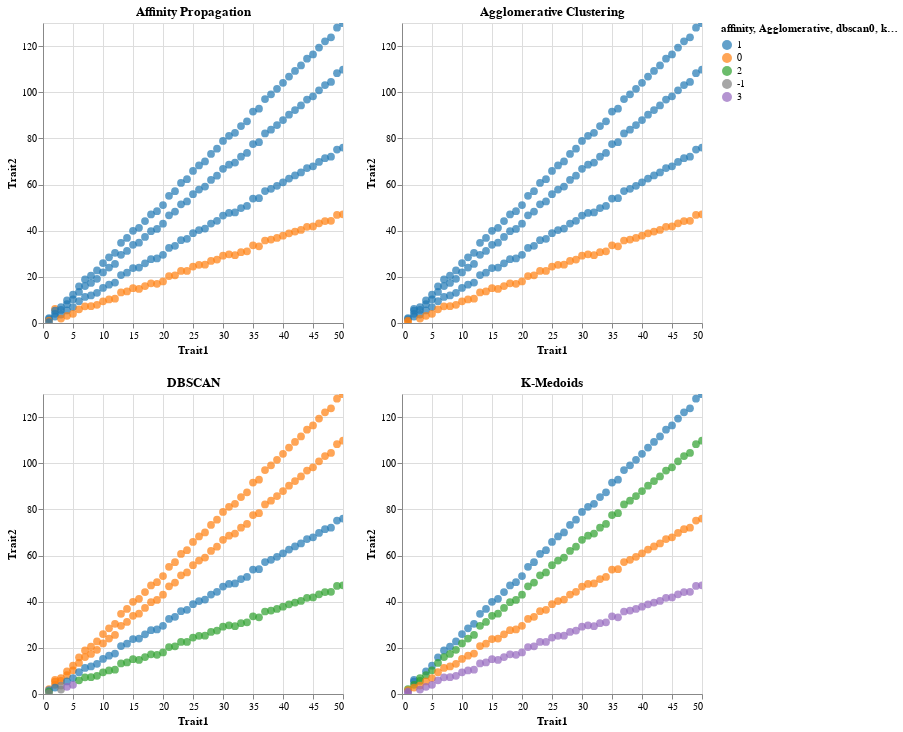

The notebook cell saved with this chart:
### Code cell
# Display charts
(affini| agglom) & (dbscan | kmedoi)

### Figure 1 — Vega-Lite specification as saved in the notebook (floating-point values rounded to 4 significant figures; data arrays with more than 128 entries replaced by an {"elided": "..."} marker saying what was removed)
{"config": {"view": {"continuousWidth": 300, "continuousHeight": 300}}, "vconcat": [{"hconcat": [{"mark": {"type": "circle", "size": 60}, "encoding": {"color": {"field": "affinity", "scale": {"domain": [1.0, 0.0, 2.0, -1.0, 3.0], "range": ["#1f77b4", "#ff7f0e", "#2ca02c", "#808080", "#9467bd"]}, "type": "nominal"}, "tooltip": [{"field": "affinity", "type": "quantitative"}, {"field": "Agglomerative", "type": "quantitative"}, {"field": "dbscan0", "type": "quantitative"}, {"field": "kmedoids4", "type": "quantitative"}], "x": {"field": "Trait1", "type": "quantitative"}, "y": {"field": "Trait2", "type": "quantitative"}}, "name": "view_1", "title": "Affinity Propagation"}, {"mark": {"type": "circle", "size": 60}, "encoding": {"color": {"field": "Agglomerative", "scale": {"domain": [1.0, 0.0, 2.0, -1.0, 3.0], "range": ["#1f77b4", "#ff7f0e", "#2ca02c", "#808080", "#9467bd"]}, "type": "nominal"}, "tooltip": [{"field": "affinity", "type": "quantitative"}, {"field": "Agglomerative", "type": "quantitative"}, {"field": "dbscan0", "type": "quantitative"}, {"field": "kmedoids4", "type": "quantitative"}], "x": {"field": "Trait1", "type": "quantitative"}, "y": {"field": "Trait2", "type": "quantitative"}}, "name": "view_2", "title": "Agglomerative Clustering"}]}, {"hconcat": [{"mark": {"type": "circle", "size": 60}, "encoding": {"color": {"field": "dbscan0", "scale": {"domain": [1.0, 0.0, 2.0, -1.0, 3.0], "range": ["#1f77b4", "#ff7f0e", "#2ca02c", "#808080", "#9467bd"]}, "type": "nominal"}, "tooltip": [{"field": "affinity", "type": "quantitative"}, {"field": "Agglomerative", "type": "quantitative"}, {"field": "dbscan0", "type": "quantitative"}, {"field": "kmedoids4", "type": "quantitative"}], "x": {"field": "Trait1", "type": "quantitative"}, "y": {"field": "Trait2", "type": "quantitative"}}, "name": "view_3", "title": "DBSCAN"}, {"mark": {"type": "circle", "size": 60}, "encoding": {"color": {"field": "kmedoids4", "scale": {"domain": [1.0, 0.0, 2.0, -1.0, 3.0], "range": ["#1f77b4", "#ff7f0e", "#2ca02c", "#808080", "#9467bd"]}, "type": "nominal"}, "tooltip": [{"field": "affinity", "type": "quantitative"}, {"field": "Agglomerative", "type": "quantitative"}, {"field": "dbscan0", "type": "quantitative"}, {"field": "kmedoids4", "type": "quantitative"}], "x": {"field": "Trait1", "type": "quantitative"}, "y": {"field": "Trait2", "type": "quantitative"}}, "name": "view_4", "title": "K-Medoids"}]}], "data": {"name": "data-1cac8047f537a7b95394c438d2bd5b84"}, "params": [{"name": "param_1", "select": {"type": "interval", "encodings": ["x", "y"]}, "bind": "scales", "views": ["view_1"]}, {"name": "param_2", "select": {"type": "interval", "encodings": ["x", "y"]}, "bind": "scales", "views": ["view_2"]}, {"name": "param_3", "select": {"type": "interval", "encodings": ["x", "y"]}, "bind": "scales", "views": ["view_3"]}, {"name": "param_4", "select": {"type": "interval", "encodings": ["x", "y"]}, "bind": "scales", "views": ["view_4"]}], "$schema": "https://vega.github.io/schema/vega-lite/v5.16.3.json", "datasets": {"data-1cac8047f537a7b95394c438d2bd5b84": {"elided": "200 records"}}}
